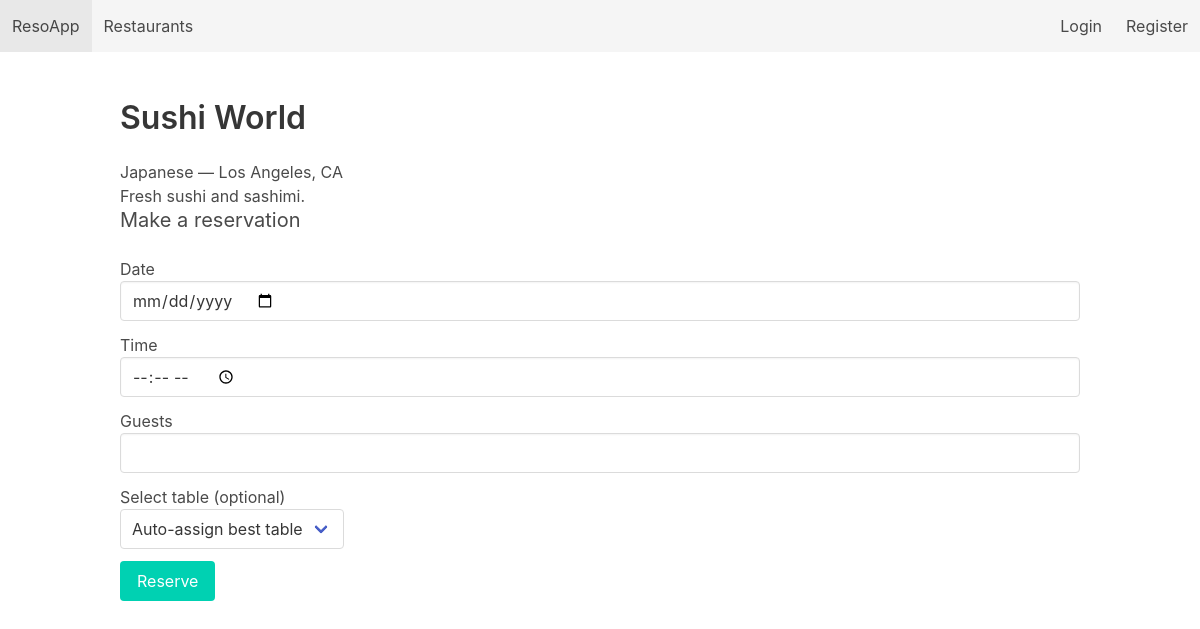
Screenshot of /restaurant/2 with the database file from the repository.
### tables this page shows
CREATE TABLE Restaurants (
        restaurant_id INTEGER PRIMARY KEY AUTOINCREMENT,
        name          TEXT NOT NULL,
        location      TEXT NOT NULL,
        cuisine       TEXT,
        rating        REAL CHECK (rating >= 0 AND rating <= 5),
        description   TEXT,
        created_at    DATE DEFAULT (DATE('now'))
    );

### restaurant_app/app.py (the view, shortened to what this page needs)
@app.route('/restaurant/<int:rid>', methods=['GET', 'POST'])
def restaurant_detail(rid):
    db = get_db()
    cur = db.execute("SELECT * FROM Restaurants WHERE restaurant_id = ?", (rid,))
    restaurant = cur.fetchone()
    if not restaurant:
        flash('Restaurant not found.', 'danger')
        return redirect(url_for('restaurants'))
    tables = db.execute("SELECT * FROM Tables WHERE restaurant_id = ? ORDER BY capacity", (rid,)).fetchall()
    return render_template('restaurant_detail.html', restaurant=restaurant, tables=tables)

### restaurant_app/app.py (called while the page is built)
def get_db():
    if 'db' not in g:
        g.db = sqlite3.connect(DB_PATH, detect_types=sqlite3.PARSE_DECLTYPES)
        g.db.row_factory = sqlite3.Row
        g.db.execute("PRAGMA foreign_keys = ON;")
    return g.db

### restaurant_app/templates/restaurant_detail.html (shortened to what this page needs)
{% extends "base.html" %} {% block content %}
<h2 class="title">{{ restaurant['name'] }}</h2>
<p>{{ restaurant['cuisine'] }} — {{ restaurant['location'] }}</p>
<p>{{ restaurant['description'] }}</p>
{% if reservation and edit_mode %}
<h3 class="subtitle">Edit reservation #{{ reservation['reservation_id'] }}</h3>
<form method="post">
  <div class="field">
    <label>Date</label
    ><input
      class="input"
      type="date"
      name="date"
      value="{{ reservation['reservation_date'] }}"
      required
    />
  </div>
  <div class="field">
    <label>Time</label
    ><input
      class="input"
      type="time"
      name="time"
      value="{{ reservation['reservation_time'] }}"
      required
    />
  </div>
  <div class="field">
    <label>Guests</label
    ><input
      class="input"
      type="number"
      name="guests"
      value="{{ reservation['guests'] }}"
      min="1"
      required
    />
  </div>
  <div class="control">
    <button class="button is-primary">Update</button>
    <button
      class="button is-danger"
      name="action"
      value="cancel"
      formmethod="post"
    >
      Cancel Reservation
    </button>
  </div>
</form>
{% else %}
<h3 class="subtitle">Make a reservation</h3>
<form method="post">
  <div class="field">
    <label>Date</label><input class="input" type="date" name="date" required />
  </div>
  <div class="field">
    <label>Time</label><input class="input" type="time" name="time" required />
  </div>
  <div class="field">
    <label>Guests</label
    ><input class="input" type="number" name="guests" min="1" required />
  </div>
  <div class="field">
    <label>Select table (optional)</label>
    <div class="control">
      <div class="select">
        <select name="table_id">
          <option value="">Auto-assign best table</option>
        </select>
      </div>
    </div>
  </div>
  <div class="control"><button class="button is-primary">Reserve</button></div>
</form>
{% endif %} {% endblock %}

### rows the page displays
Restaurants: name "Sushi World", cuisine "Japanese", location "Los Angeles, CA", description "Fresh sushi and sashimi."
